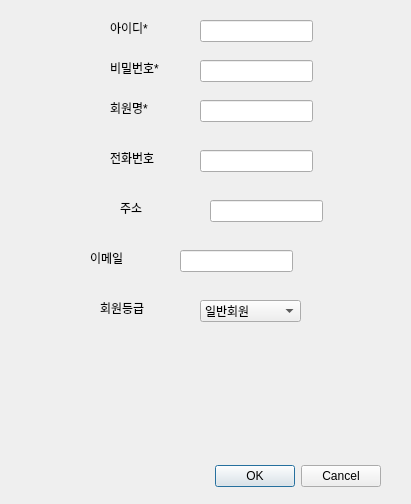
<?xml version="1.0" encoding="UTF-8"?>
<ui version="4.0">
 <class>Dialog</class>
 <widget class="QDialog" name="Dialog">
  <property name="geometry">
   <rect>
    <x>0</x>
    <y>0</y>
    <width>411</width>
    <height>504</height>
   </rect>
  </property>
  <property name="windowTitle">
   <string>Dialog</string>
  </property>
  <widget class="QDialogButtonBox" name="buttonBoxAnswer">
   <property name="enabled">
    <bool>true</bool>
   </property>
   <property name="geometry">
    <rect>
     <x>40</x>
     <y>460</y>
     <width>341</width>
     <height>32</height>
    </rect>
   </property>
   <property name="orientation">
    <enum>Qt::Horizontal</enum>
   </property>
   <property name="standardButtons">
    <set>QDialogButtonBox::Cancel|QDialogButtonBox::Ok</set>
   </property>
  </widget>
  <widget class="QLineEdit" name="lineEditID">
   <property name="geometry">
    <rect>
     <x>200</x>
     <y>20</y>
     <width>113</width>
     <height>22</height>
    </rect>
   </property>
   <property name="text">
    <string/>
   </property>
  </widget>
  <widget class="QLabel" name="label">
   <property name="geometry">
    <rect>
     <x>110</x>
     <y>20</y>
     <width>48</width>
     <height>16</height>
    </rect>
   </property>
   <property name="text">
    <string>아이디*</string>
   </property>
  </widget>
  <widget class="QLineEdit" name="lineEditPassword">
   <property name="geometry">
    <rect>
     <x>200</x>
     <y>60</y>
     <width>113</width>
     <height>22</height>
    </rect>
   </property>
   <property name="text">
    <string/>
   </property>
  </widget>
  <widget class="QLabel" name="label_2">
   <property name="geometry">
    <rect>
     <x>110</x>
     <y>60</y>
     <width>71</width>
     <height>16</height>
    </rect>
   </property>
   <property name="text">
    <string>비밀번호*</string>
   </property>
  </widget>
  <widget class="QLineEdit" name="lineEditName">
   <property name="geometry">
    <rect>
     <x>200</x>
     <y>100</y>
     <width>113</width>
     <height>22</height>
    </rect>
   </property>
   <property name="text">
    <string/>
   </property>
  </widget>
  <widget class="QLabel" name="label_3">
   <property name="geometry">
    <rect>
     <x>110</x>
     <y>100</y>
     <width>48</width>
     <height>16</height>
    </rect>
   </property>
   <property name="text">
    <string>회원명*</string>
   </property>
  </widget>
  <widget class="QLineEdit" name="lineEditPhone">
   <property name="geometry">
    <rect>
     <x>200</x>
     <y>150</y>
     <width>113</width>
     <height>22</height>
    </rect>
   </property>
   <property name="text">
    <string/>
   </property>
  </widget>
  <widget class="QLabel" name="label_4">
   <property name="geometry">
    <rect>
     <x>110</x>
     <y>150</y>
     <width>48</width>
     <height>16</height>
    </rect>
   </property>
   <property name="text">
    <string>전화번호</string>
   </property>
  </widget>
  <widget class="QLineEdit" name="lineEditAddress">
   <property name="geometry">
    <rect>
     <x>210</x>
     <y>200</y>
     <width>113</width>
     <height>22</height>
    </rect>
   </property>
   <property name="text">
    <string/>
   </property>
  </widget>
  <widget class="QLabel" name="label_5">
   <property name="geometry">
    <rect>
     <x>120</x>
     <y>200</y>
     <width>48</width>
     <height>16</height>
    </rect>
   </property>
   <property name="text">
    <string>주소</string>
   </property>
  </widget>
  <widget class="QLineEdit" name="lineEditEmail">
   <property name="geometry">
    <rect>
     <x>180</x>
     <y>250</y>
     <width>113</width>
     <height>22</height>
    </rect>
   </property>
   <property name="text">
    <string/>
   </property>
  </widget>
  <widget class="QLabel" name="label_6">
   <property name="geometry">
    <rect>
     <x>90</x>
     <y>250</y>
     <width>48</width>
     <height>16</height>
    </rect>
   </property>
   <property name="text">
    <string>이메일</string>
   </property>
  </widget>
  <widget class="QLabel" name="label_7">
   <property name="geometry">
    <rect>
     <x>100</x>
     <y>300</y>
     <width>48</width>
     <height>16</height>
    </rect>
   </property>
   <property name="text">
    <string>회원등급</string>
   </property>
  </widget>
  <widget class="QComboBox" name="comboBoxGrade">
   <property name="geometry">
    <rect>
     <x>200</x>
     <y>300</y>
     <width>101</width>
     <height>22</height>
    </rect>
   </property>
   <item>
    <property name="text">
     <string>일반회원</string>
    </property>
   </item>
   <item>
    <property name="text">
     <string>관리자</string>
    </property>
   </item>
  </widget>
 </widget>
 <resources/>
 <connections>
  <connection>
   <sender>buttonBoxAnswer</sender>
   <signal>accepted()</signal>
   <receiver>Dialog</receiver>
   <slot>accept()</slot>
   <hints>
    <hint type="sourcelabel">
     <x>248</x>
     <y>254</y>
    </hint>
    <hint type="destinationlabel">
     <x>157</x>
     <y>274</y>
    </hint>
   </hints>
  </connection>
  <connection>
   <sender>buttonBoxAnswer</sender>
   <signal>rejected()</signal>
   <receiver>Dialog</receiver>
   <slot>reject()</slot>
   <hints>
    <hint type="sourcelabel">
     <x>316</x>
     <y>260</y>
    </hint>
    <hint type="destinationlabel">
     <x>286</x>
     <y>274</y>
    </hint>
   </hints>
  </connection>
 </connections>
</ui>
